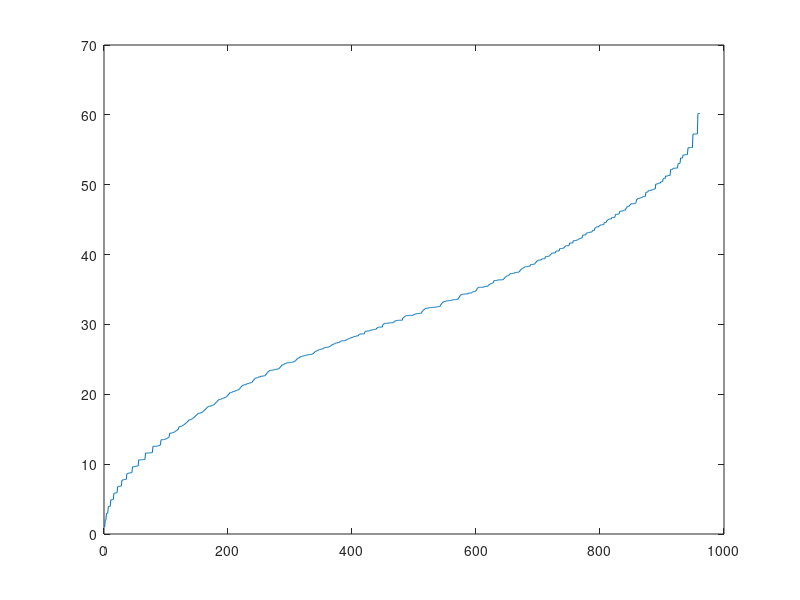

The MATLAB source for this figure:
counter = 1;
hbar = 1.06e-34;
m = 9.1e-31;
a = 1e-10;
q = 1.6e-19;
b = hbar^2/(2*m*a^2*q);
omega = 0.96e15;
Nx = 31;
Ny = Nx;

H = zeros(Nx*Ny, Nx*Ny);

for ix=1:Nx;
    for iy=1:Ny;
        NN= ix + (iy-1)*Nx;
        V= ( (a*(ix-1-(Nx-1)/2))^2 + (a*(iy-1-(Ny-1)/2))^2)...
              *(1/2)*m*(omega)^2/q;
        H(NN,NN)=4*b+V;
        if ix<Nx
            NN2=ix+1+(iy-1)*Nx;
            H(NN,NN2)=-b;
            H(NN2,NN)=-b;
        end
        if iy<Ny
            NN2=ix+iy*Nx;
            H(NN,NN2)=-b;
            H(NN2,NN)=-b;
        end
    end
end

[psis, evals] = eig(H);
psi1 = reshape(psis(:,1),Nx,Ny);
surface(psi1)

for E=0:0.1:1.4;
    k=acos(1-E/(2*b));
    Hme=H-E*eye(NN);
    Tau1=zeros(NN,1);
    Tau1(1,1)=-b;
    Tau2=zeros(NN,1);
    Tau2(NN,1)=-b;
    A1=zeros(NN+2);
    A1(1:NN,1:NN)=Hme;
    A1(1:NN,NN+1)=Tau1;
    A1(1:NN,NN+2)=Tau2;
    A1(NN+1,1:NN)=Tau1;
    A1(NN+2,1:NN)=Tau2;
    A1(NN+1,NN+1)=2*b-b*exp(i*k)-E;
    A1(NN+2,NN+2)=2*b-b*exp(i*k)-E;
    A2=zeros(NN+2,1);
    A2(1:NN,1)=-Tau1;
    A2(NN+1,1)=-2*b+b*exp(-i*k)+E;
    d=linsolve(A1,A2);
    psi(counter,:)=d(1:NN);
    R(counter)=abs(d(NN+1))^2;
    T(counter)=abs(d(NN+2))^2;
    counter=counter+1;
    eg=eig(H)/(hbar*omega/q);
end

plot(eg)